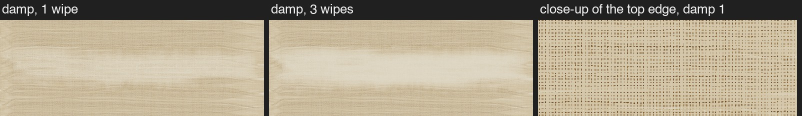
#> input picture notes/rag/thin-experiment/spirit-s0-f1.jpg, 1604 x 232 px, given in place of s0-f1-damp1.png, which was not available (shown at 1/2 size); the run also reads 1 picture not shown here
$ python spirit.py spirit-s0-f1.jpg spirit-s0-f30.jpg
#> lines starting #> are read from the running program, lines starting #| are printed output that depends on the picture; pictures that were not available may be replaced by others from this repository, and a replacement may not be noted
# /// script
# dependencies = ["pillow"]
# ///
"""Strips for the damp-wipe candidates (rag::tests::thin::damp_render).

    uv run notes/rag/thin-experiment/damp.py <png dir> <out dir>
"""
import sys
from pathlib import Path
from PIL import Image, ImageDraw, ImageFont

src, dst = Path(sys.argv[1]), Path(sys.argv[2])
PX, X0, Y0 = 2.4, 260.0, 190.0
box = lambda u0, v0, u1, v1: tuple(round(t) for t in ((u0 - X0) * PX, (v0 - Y0) * PX, (u1 - X0) * PX, (v1 - Y0) * PX))
WORK, EDGE = box(280, 260, 720, 420), box(560, 265, 680, 345)
font = ImageFont.truetype("/System/Library/Fonts/Helvetica.ttc", 26)


def img(n, area, k):
#> called with n = 's0-f1-damp1', area = (48, 168, 1104, 552), k = 0.5
    im = Image.open(src / f"{n}.png").convert("RGB").crop(area)
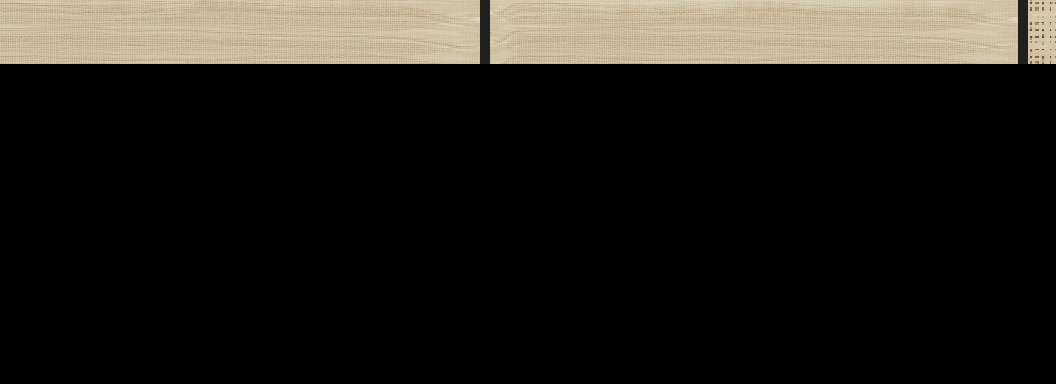
#> im: PIL image 1056x384 RGB; mean R, G, B 33.4, 31, 26.1
    return im.resize((round(im.width * k), round(im.height * k)), Image.LANCZOS if k < 1 else Image.NEAREST)
#> call 3 of img, with n = 's0-f1-damp1', area = (720, 180, 1008, 372), k = 1.8
#> in img (call 3), `im = Image.open(src / f"{n}.png").convert("RGB").crop(area)`:
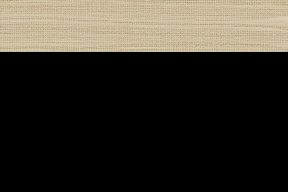
#> im: PIL image 288x192 RGB; mean R, G, B 54.9, 50.7, 42.5


def strip(cells, path):
    w, h = cells[0][1].size
#> w = 528; h = 192
    out = Image.new("RGB", (len(cells) * (w + 10) - 10, h + 40), (32, 32, 32))
#> out: PIL image 1604x232 RGB; every value is 32
    d = ImageDraw.Draw(out)
    for k, (t, im) in enumerate(cells):
        d.text((k * (w + 10) + 4, 6), t, fill=(240, 240, 240), font=font)
        out.paste(im, (k * (w + 10), 40))
#> this loop made 3 passes
#> t on passes 1 to 3: 'damp, 1 wipe', 'damp, 3 wipes', 'close-up of the top edge, damp 1'
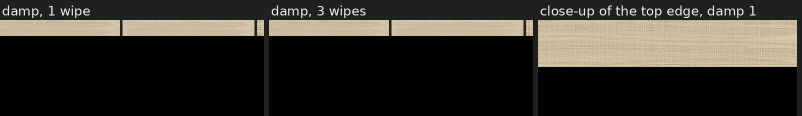
#> out: PIL image 1604x232 RGB (shown at 1/2 size); mean R, G, B 52.9, 49.6, 43
    out.save(path, quality=92)


for n in ["s0-f1", "s10-f1", "s10-f10", "s10-f30", "s0-f30"]:
#> (the run stopped early here; a loop or call above may not have finished)
